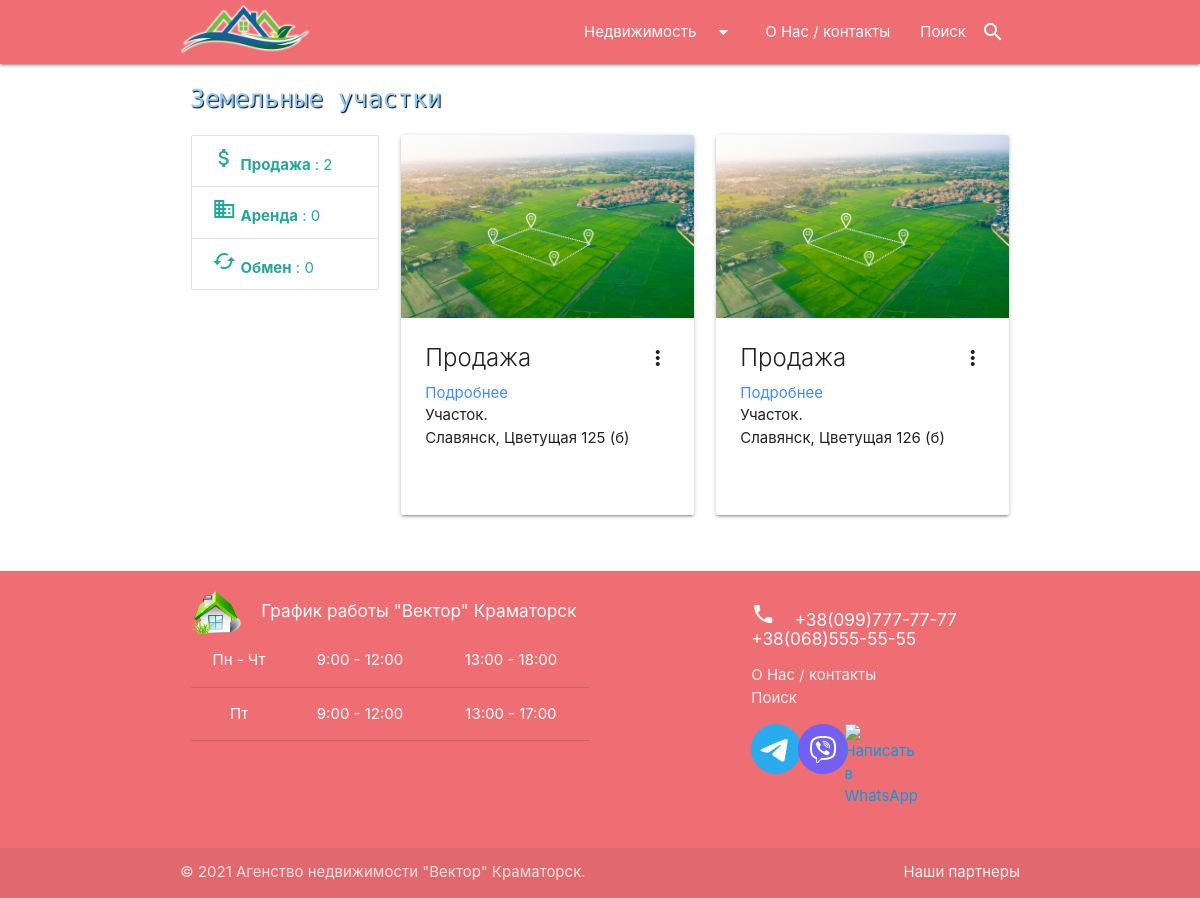
Page /landplots/ on the committed database.
### agency/models.py (models this page shows, shortened)
class LandPlot(models.Model):
    slug_title = 'LandPlot'
    created_at = models.DateTimeField(auto_now_add=True, verbose_name='Создано')
    updated_at = models.DateTimeField(auto_now=True, verbose_name='Обновлено')
    proposal_type = models.CharField(max_length=8, choices=_PROP_CHOICES, default=_SALE, verbose_name='Тип предложения')
    price = models.FloatField(verbose_name='Цена $')
    size = models.FloatField(verbose_name='Размер земельного участка сот.')
    address = models.CharField(max_length=65, verbose_name='Адрес')
    description = models.TextField(blank=True, max_length=400, verbose_name='Описание')
    image = models.ImageField(upload_to="LandPlots/", blank=True, verbose_name='Фото земельного участка')
    realtors = models.ManyToManyField(Realtor, blank=True, verbose_name='Риелтор')
    def get_absolute_url(self):
        return reverse('landPlot', kwargs={"pk": self.pk})
    class Meta:
        verbose_name = 'Земельный участок'
        verbose_name_plural = 'Земельные участки'
        ordering = ['created_at']

### agency/views.py (the view)
# urls.py: path('landplots/', LandPlotsView.as_view(), name='landPlots'),
class LandPlotsView(ListView):
    model = LandPlot
    template_name = 'agency/landplots.html'
    context_object_name = 'landplots'
    paginate_by = 6
    def get_context_data(self, **kwargs):
        context = super().get_context_data(**kwargs)
        context['title'] = "Земельные участки"
        return context
    def get_queryset(self):
        return LandPlot.objects.all()

### agency/templatetags/landplots_tags.py (called while the page is built)
@register.inclusion_tag('agency/landsSidebarTmpl.html')
def count_lands():
    landsBySale = len(LandPlot.objects.filter(proposal_type='sale'))
    landsByExchange = len(LandPlot.objects.filter(proposal_type='exchange'))
    landsByRental = len(LandPlot.objects.filter(proposal_type='rental'))
    return {
        "landsBySale": landsBySale,
        "landsByExchange": landsByExchange,
        "landsByRental": landsByRental,
    }

### agency/templates/agency/landplots.html (shortened to what this page needs)
{% extends 'index.html' %}
{% block content %}
<div class="container">
    <h5 class="pageTitle">{{ title }}</h5>
    <div class="row">
        <div class="col s12 m12 l3">
            {% include 'inc/_landplots_sidebar.html' %}
        </div>
        <div class="col s12 m12 l9">
            <div class="row">
                {% for item in landplots %}
                <div class="col s12 m6 l6 xl4">
                    <div class="card sticky-action hoverable card_flat">
                        <div class="card-image waves-effect waves-block waves-light">
                            <img class="activator" src="{{ item.image.url }}">
                        </div>
                        <div class="card-content">
                            <span class="card-title activator grey-text text-darken-4">
                                {% if item.proposal_type == 'sale' %}
                                    Продажа
                                {% elif item.proposal_type == 'rental' %}
                                    Аренда
                                {% elif item.proposal_type == 'exchange' %}
                                    Обмен
                                {% else %}
                                    unknown
                                {% endif %}
                                <i class="material-icons right">more_vert</i>
                            </span>
                            <a href="{{ item.get_absolute_url }}" style="color: #448aff;">Подробнее</a>
                            <p>Участок.</p>
                            <p>{{ item.address }}</p>
                        </div>
                    </div>
                </div>
                {% endfor %}
            </div>
            <div class="col s12 paginator" style="display: flex; justify-content: center;">
            </div>
        </div>
    </div>
</div>
{% endblock %}

### rental/static/css/main.css (style rules this page uses)
body { display: flex; min-height: 100vh; flex-direction: column; }
.pageTitle { font-family: 'Rubik Mono One', sans-serif; color: #90caf9; text-shadow: 1px 1px 1px black; margin-left: 5px; padding: 5px; }
@media screen and (min-width: 993px) { .card_flat { height: 380px; } }

### rows in the picture
LandPlot: image (picture), proposal_type "Продажа", address "Славянск, Цветущая 125 (б)"
LandPlot: image (picture), proposal_type "Продажа", address "Славянск, Цветущая 126 (б)"

### other values in the picture
{{ title }} "Земельные участки"
{{ landsBySale }} "2"
{{ landsByExchange }} "0"
{{ landsByRental }} "0"
